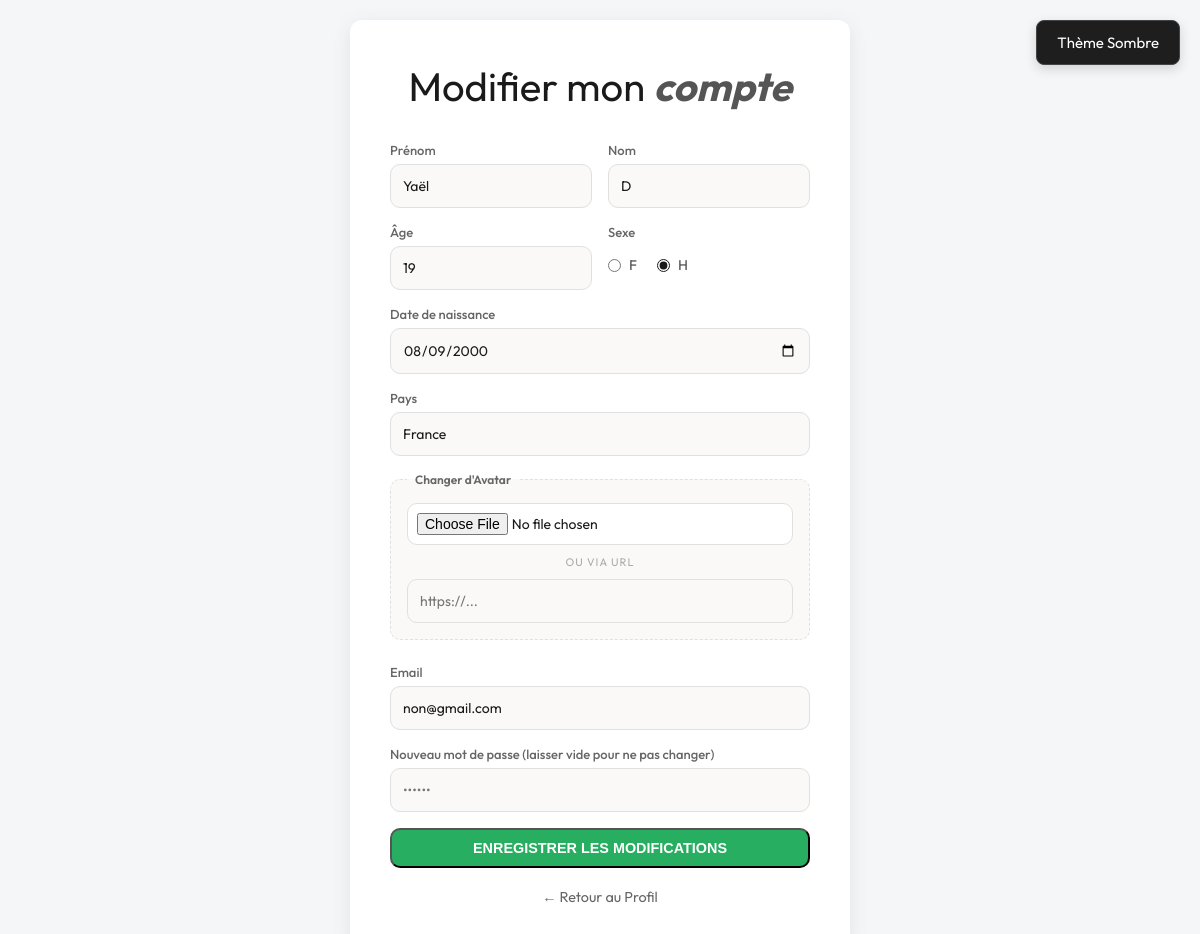
The app's page /mon_compte.php (signed in) with its own data.
### tables this page shows
CREATE TABLE Utilisateur (
        id INTEGER PRIMARY KEY AUTOINCREMENT,
        prenom TEXT,
        nom TEXT,
        age INTEGER,
        sexe TEXT CHECK(sexe IN('H','F')),
        date_naissance DATE,
        pays TEXT,
        avatar_url TEXT,
        email TEXT,
        password TEXT,
        name_user TEXT
    );

### mon_compte.php (the view, shortened to what this page needs)
<?php
require_once 'database.php';
$id = $_SESSION['user_id'];
$stmt = $db->prepare("SELECT * FROM Utilisateur WHERE id = :id");
$stmt->execute([':id' => $id]);
$user = $stmt->fetch();
?>
<!DOCTYPE html>
<html lang="fr">
<head>
    <link href="./css/inscription.css" rel="stylesheet">
    <link href="./css/mon_compte.css" rel="stylesheet">
</head>
<body>
    <div class="card">
        <h1>Modifier mon <em>compte</em></h1>
        <form action="" method="post" enctype="multipart/form-data">
            <div class="row">
                <div class="form-group">
                    <label for="prenom">Prénom</label>
                    <input type="text" name="prenom" id="prenom" value="<?= htmlspecialchars($user['prenom']) ?>" required />
                </div>
                <div class="form-group">
                    <label for="nom">Nom</label>
                    <input type="text" name="nom" id="nom" value="<?= htmlspecialchars($user['nom']) ?>" required />
                </div>
            </div>
            <div class="row">
                <div class="form-group">
                    <label for="age">Âge</label>
                    <input type="number" name="age" id="age" min="0" max="150" value="<?= htmlspecialchars($user['age']) ?>" />
                </div>
                <div class="form-group">
                    <label>Sexe</label>
                    <div class="radio-group">
                        <label class="radio-label"><input type="radio" name="sexe" value="F" <?= ($user['sexe'] === 'F') ? 'checked' : '' ?> /> F</label>
                        <label class="radio-label"><input type="radio" name="sexe" value="H" <?= ($user['sexe'] === 'H') ? 'checked' : '' ?> /> H</label>
                    </div>
                </div>
            </div>
            <div class="form-group">
                <label for="naissance">Date de naissance</label>
                <input type="date" name="naissance" id="naissance" value="<?= htmlspecialchars($user['date_naissance']) ?>" required />
            </div>
            <div class="form-group">
                <label for="pays">Pays</label>
                <input type="text" name="pays" id="pays" value="<?= htmlspecialchars($user['pays']) ?>" required />
            </div>
            <fieldset>
                <legend>Changer d'Avatar</legend>
                <input type="file" name="avatar_file" id="avatar_file" accept="image/*" />
                <div class="or-text">ou via URL</div>
                <input type="url" name="avatar_url" id="avatar_url" placeholder="https://..." />
            </fieldset>
            <div class="form-group">
                <label for="email">Email</label>
                <input type="email" name="email" id="email" value="<?= htmlspecialchars($user['email']) ?>" required />
            </div>
            <div class="form-group">
                <label for="password">Nouveau mot de passe (laisser vide pour ne pas changer)</label>
                <input type="password" name="password" id="password" placeholder="••••••" />
            </div>
            <button type="submit" name="valider" class="btn-submit">Enregistrer les modifications</button>
        </form>
        <a href="profil.php" class="back-link">← Retour au Profil</a>
    </div>
</body>
</html>

### css/inscription.css (style rules this page uses)
* { margin: 0; padding: 0; box-sizing: border-box; }
body { background: #f7f5f2; color: #1a1a1a; font-family: 'Outfit', system-ui, -apple-system, sans-serif; min-height: 100vh; display: flex; align-items: center; justify-content: center; padding: 20px; }
.card { background: white; border-radius: 16px; padding: 48px 40px; width: 100%; max-width: 500px; box-shadow: 0 4px 24px rgba(0,0,0,0.06); }
h1 { font-size: 28px; font-weight: 400; margin-bottom: 28px; line-height: 1.3; color: #1a1a1a; text-align: center; }
h1 em { font-weight: bold; font-style: normal; }
.form-group { margin-bottom: 16px; text-align: left; }
label { display: block; margin-bottom: 6px; font-size: 13px; font-weight: 500; color: #666; }
input, select { width: 100%; padding: 12px; border-radius: 10px; border: 1px solid #e0e0e0; background: #faf9f8; font-family: inherit; font-size: 14px; color: #1a1a1a; transition: all 0.15s ease; }
input[type="file"] { padding: 9px; background: white; }
.row { display: flex; gap: 16px; }
.row .form-group { flex: 1; }
.radio-group { display: flex; gap: 20px; padding: 10px 0; }
.radio-label { display: flex; align-items: center; gap: 8px; font-size: 14px; cursor: pointer; }
input[type="radio"] { accent-color: #1a1a1a; }
fieldset { border: 1px dashed #e0e0e0; border-radius: 10px; padding: 16px; margin-bottom: 24px; background: #faf9f8; }
legend { font-size: 12px; font-weight: 600; padding: 0 8px; color: #666; }
.or-text { text-align: center; font-size: 11px; text-transform: uppercase; color: #aaa; margin: 10px 0; letter-spacing: 1px; }

### css/mon_compte.css (style rules this page uses)
body { background-color: #f4f6f8; min-height: 100vh; display: flex; align-items: center; justify-content: center; font-family: 'Outfit', sans-serif; }
.card { background: white; padding: 40px; border-radius: 12px; box-shadow: 0 4px 20px rgba(0,0,0,0.08); width: 100%; max-width: 500px; }
h1 { text-align: center; margin-bottom: 30px; font-size: 2.5rem; font-weight: normal; }
h1 em { font-style: italic; color: #555; }
.back-link { display: block; text-align: center; margin-top: 20px; color: #666; text-decoration: none; font-size: 0.9rem; }
.btn-submit { width: 100%; padding: 10px 0; background: #27ae60; color: white; font-weight: bold; border-radius: 10px; text-transform: uppercase; font-size: 0.9rem; transition: 0.3s; }

### records on screen
utilisateur: prenom "Yaël", nom "D", age "19", sexe "☐ F", sexe "☑ H", naissance "08/09/2000", pays "France", email "non@gmail.com"
